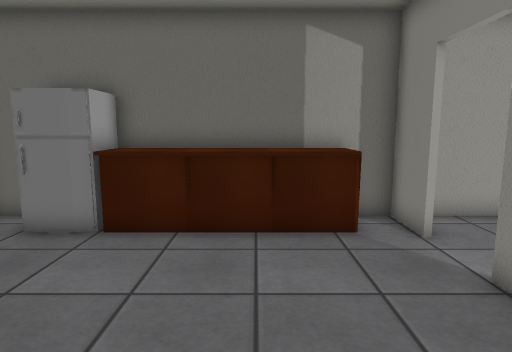
view 1 (above)

17 first-person views from a walk through a Unity game level. The camera is 1.3 m above the floor, tilts 8° down and sees 75° across. The floor is counted in squares, 0.5 m on a side. Each view is taken from the middle of a square. On the plan, view 1 faces up. The plan holds only what a view shows up to about 20 squares ahead; the rest is blank. Door leaves are left out, so doorways stand open. Some surface patterns are stand-ins.

view 2
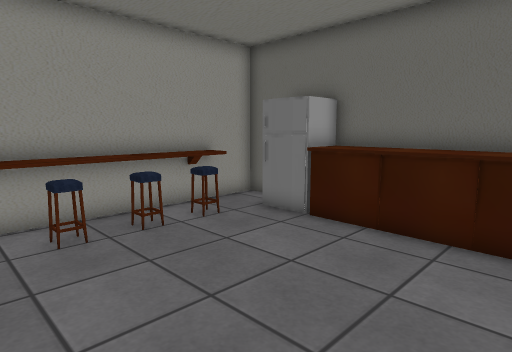

view 3
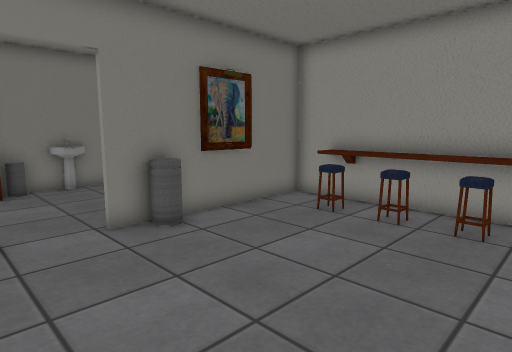

view 4
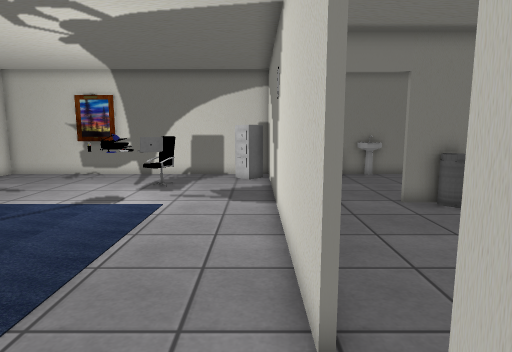

view 5
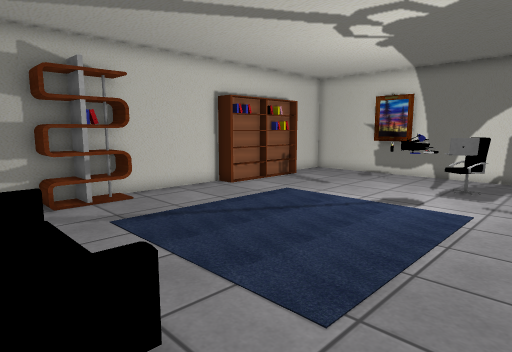

view 6
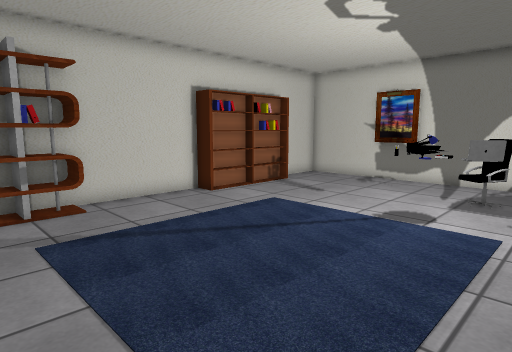

view 7
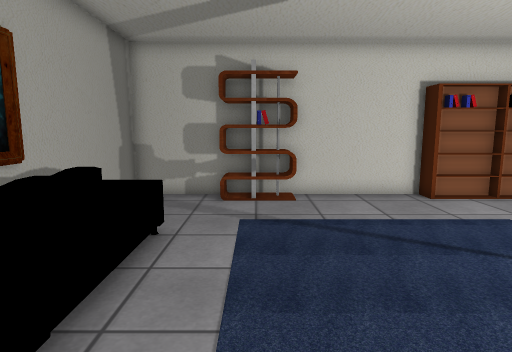

view 8
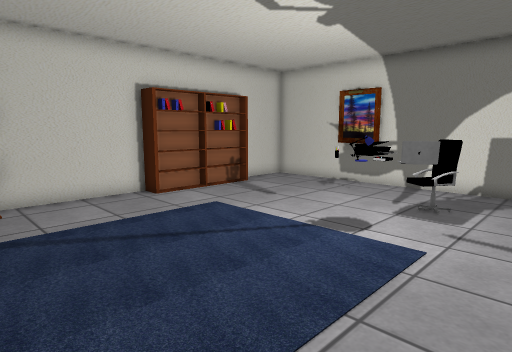

view 9
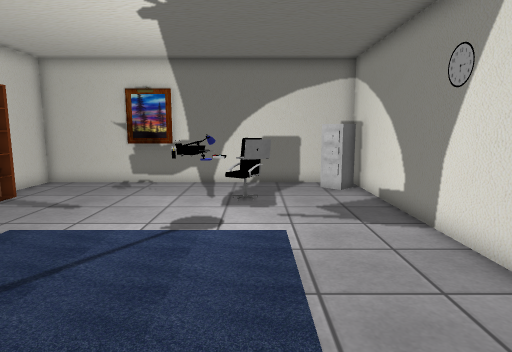

view 10
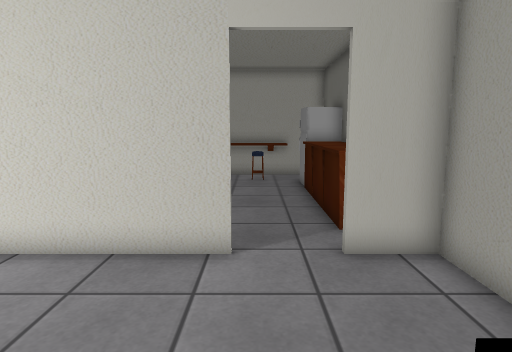

view 11
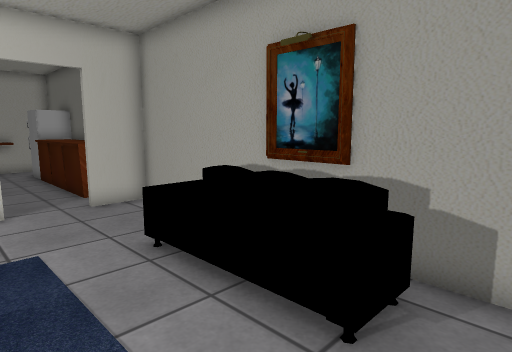

view 12
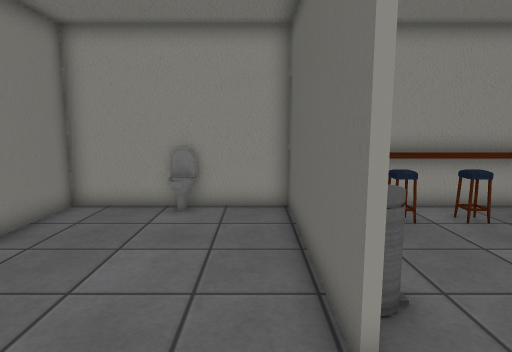

view 13
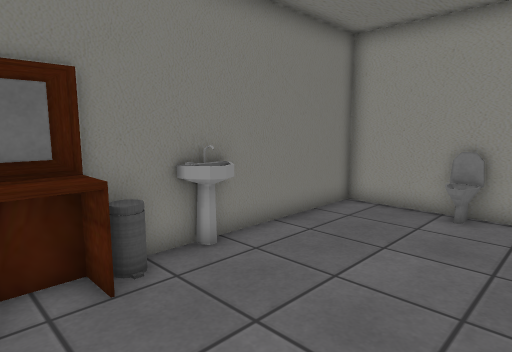

view 14
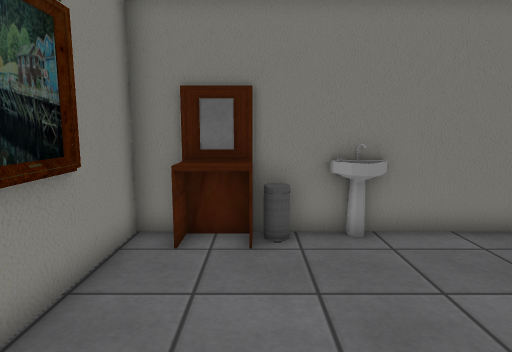

view 15
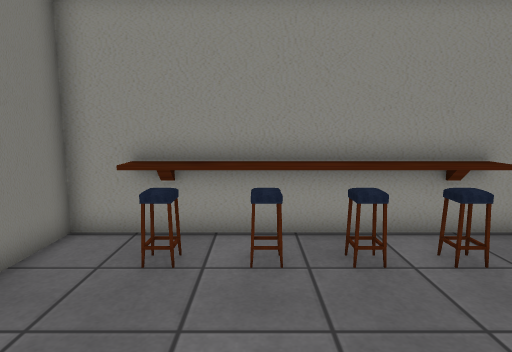

view 16
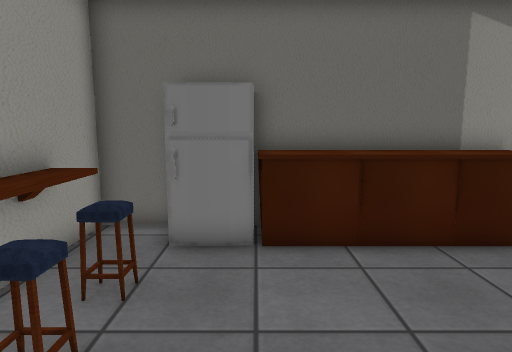

view 17
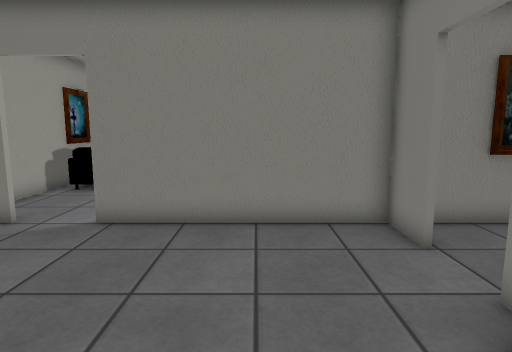

### Floor plan
Points are (right, up) in squares from view 1. A wall is a line through its corners. A room is listed if a view was taken in it or the views show most of it. See-through windows are left out.
Room 1 (views 1, 2, 3, 14, 15, 16, 17)
walls: (4.1, 7.8) (4.1, 9.8) (-4.1, 9.8); (-6.4, 9.8) (-8.2, 9.8) (-8.2, 7.4); (-8.2, -0.4) (-8.2, -2.7) (-0.2, -2.7); (2, -2.7) (4.1, -2.7) (4.1, 5.5)
ways out: opening at (4, 6.5) to room 3; opening at (0.5, -3) to room 4; open door at (2, -4) to room 4
objects: other object (-8, -1) to (-7, 8); other object (-6, 0); other object (-6, 2); other object (-6, 4); other object (-6, 6); other object (-6, 8) to (-5, 9); other object (-4, 8) to (-3, 9); other object (-2, -2) to (-1, -2); other object (-2, 8) to (0, 9); other object (1, 8) to (3, 9)
Room 2 (views 4, 5)
walls: (10, 9.8) (4.3, 9.8) (4.3, 7.8)
ways out: opening at (7.5, 8) to room 3; open door at (5, 8) to room 3
objects: other object (9, 9)
Room 3 (views 6, 7, 8, 9, 10, 11)
walls: (19.2, -1.6) (19.2, 3.6); (18.7, -4.1) (18.7, -1.9); (18.2, -6.6) (18.7, -6.6) (18.7, -4.4); (12.1, 9.4) (11.2, 9.4); (4.3, 5.5) (4.3, -10.3) (19.2, -10.3) (19.2, -7.6); (19.2, 6.4) (19.2, 9.8) (10, 9.8); (12.8, 9.7) (11.9, 9.4); (12.8, 9.7) (10.6, 9.7); (13, -10.1) (15.1, -10.1)
ways out: opening at (4, 6.5) to room 1; opening at (7.5, 8) to room 2; open door at (5, 8) to room 2
objects: other object (5, -9) to (6, -8); other object (9, -7) to (10, -6); other object (9, -4); other object (10, -4) to (11, -3); other object (11, -7) to (12, -5); other object (11, -4); other object (14, 9); other object (18, -6); other object (18, -5); other object (18, -4); other object (18, -3); other object (18, -2); other object (18, 4) to (19, 6)
Room 4 (views 12, 13)
walls: (-0.2, -2.9) (-8.2, -2.9) (-8.2, -10.3) (-2.4, -10.3); (2.4, -10.1) (2.7, -10.1); (2.8, -10.3) (4.1, -10.3) (4.1, -3.9); (3.9, -7.4) (3.9, -5.4)
low walls: (1, -9) (2.9, -9); (1.1, -9) (1.1, -9.5); (2.7, -10.1) (2.7, -9)
ways out: opening at (0.5, -3) to room 1; open door at (2, -4) to room 1
objects: other object (-2, -10) to (-1, -10); other object (0, -10) to (1, -10); other object (2, -10)

Positions as (right, up) in squares from view 1, and headings:
1: (0, 0), facing up
2: (2, 0), facing up-left
3: (3, 6), facing down-left
4: (5, 9), facing down
5: (6, 9), facing down-right
6: (7, 7), facing down-right
7: (6, 5), facing right
8: (6, 5), facing down-right
9: (9, 6), facing down
10: (11, 6), facing left
11: (16, 4), facing up-left
12: (3, -4), facing left
13: (3, -4), facing down-left
14: (1, -2), facing down
15: (0, 2), facing left
16: (-4, 1), facing up
17: (-5, 1), facing right
